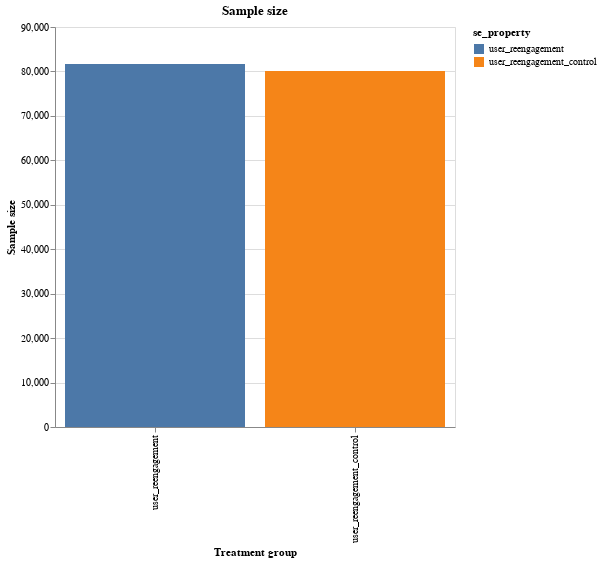

The notebook cell this image was saved under:
### Markdown cell above
## Sample size

### Code cell
df = pd.read_csv("user_reengagement.csv")

# keep only first screen.
df = df.loc[df["step"] == "signup-start", :]

# go down to unique level for each event and keep only the first event for each user.
df["rn"] = (
    df.sort_values(["created"], ascending=[True]).groupby("rank_column").cumcount()
)
df = df.loc[df["rn"] == 0, :]

# drop samples before June 10th.
df["day"] = pd.to_datetime(df["created"]).dt.date
df = df.loc[df["day"] >= pd.to_datetime("2020-06-10"), :]

# drop users that were already customers.
df = df.loc[
    (pd.to_datetime(df["user_created"]) >= pd.to_datetime("2020-06-10"))
    | (df["user_created"].isna() == True),
    :,
]

# show sample size.
df = df.groupby(["se_property"])["rank_column"].agg("nunique").reset_index()


alt.Chart(df).mark_bar().encode(
    x=alt.X("se_property", axis=alt.Axis(title="Treatment group")),
    y=alt.Y("rank_column:Q", axis=alt.Axis(title="Sample size")),
    color="se_property:N",
).properties(width=400, height=400, title="Sample size")

### Figure 1 — Vega-Lite specification as saved in the notebook (floating-point values rounded to 4 significant figures)
{"config": {"view": {"continuousWidth": 400, "continuousHeight": 300}}, "data": {"name": "data-4fc6b06dbf4e1af63a9eb110e4844560"}, "mark": "bar", "encoding": {"color": {"type": "nominal", "field": "se_property"}, "x": {"type": "nominal", "axis": {"title": "Treatment group"}, "field": "se_property"}, "y": {"type": "quantitative", "axis": {"title": "Sample size"}, "field": "rank_column"}}, "height": 400, "title": "Sample size", "width": 400, "$schema": "https://vega.github.io/schema/vega-lite/v4.0.2.json", "datasets": {"data-4fc6b06dbf4e1af63a9eb110e4844560": [{"se_property": "user_reengagement", "rank_column": 81659}, {"se_property": "user_reengagement_control", "rank_column": 80080}]}}
